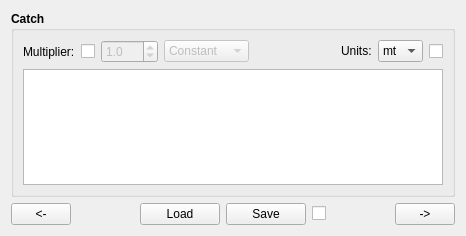
<?xml version="1.0" encoding="UTF-8"?>
<ui version="4.0">
 <class>Forecast_Tab2_HarvestTab</class>
 <widget class="QWidget" name="Forecast_Tab2_HarvestTab">
  <property name="geometry">
   <rect>
    <x>0</x>
    <y>0</y>
    <width>466</width>
    <height>236</height>
   </rect>
  </property>
  <property name="windowTitle">
   <string>Form</string>
  </property>
  <layout class="QVBoxLayout" name="verticalLayout_2">
   <item>
    <widget class="QGroupBox" name="Forecast_Tab2_HarvestGB">
     <property name="font">
      <font>
       <weight>75</weight>
       <bold>true</bold>
      </font>
     </property>
     <property name="title">
      <string>Catch</string>
     </property>
     <layout class="QVBoxLayout" name="verticalLayout">
      <item>
       <layout class="QHBoxLayout" name="horizontalLayout">
        <item>
         <widget class="QLabel" name="label">
          <property name="font">
           <font>
            <weight>50</weight>
            <bold>false</bold>
           </font>
          </property>
          <property name="toolTip">
           <string>Enable multiplier widgets</string>
          </property>
          <property name="statusTip">
           <string>Enable multiplier widgets</string>
          </property>
          <property name="whatsThis">
           <string>&lt;html&gt;&lt;head/&gt;&lt;body&gt;&lt;p align=&quot;center&quot;&gt;&lt;span style=&quot; font-weight:600;&quot;&gt;Multiplier&lt;/span&gt;&lt;/p&gt;&lt;p&gt;The Multiplier widgets allow the user to modify the selected Harvest data based upon the value given and the type of modfication selected. A modification type of Constant sets all rows to the product of the first row and the multiplier. A modification type of Variable sets all rows to the product of the previous row and the multiplier.&lt;/p&gt;&lt;/body&gt;&lt;/html&gt;</string>
          </property>
          <property name="text">
           <string>Multiplier:</string>
          </property>
         </widget>
        </item>
        <item>
         <widget class="QCheckBox" name="Forecast_Tab2_MultiplierCB">
          <property name="font">
           <font>
            <weight>50</weight>
            <bold>false</bold>
           </font>
          </property>
          <property name="toolTip">
           <string>Enable multiplier widgets</string>
          </property>
          <property name="statusTip">
           <string>Enable multiplier widgets</string>
          </property>
          <property name="whatsThis">
           <string>&lt;html&gt;&lt;head/&gt;&lt;body&gt;&lt;p align=&quot;center&quot;&gt;&lt;span style=&quot; font-weight:600;&quot;&gt;Multiplier&lt;/span&gt;&lt;/p&gt;&lt;p&gt;The Multiplier widgets allow the user to modify the selected Harvest data based upon the value given and the type of modfication selected. A modification type of Constant sets all rows to the product of the first row and the multiplier. A modification type of Variable sets all rows to the product of the previous row and the multiplier.&lt;/p&gt;&lt;/body&gt;&lt;/html&gt;</string>
          </property>
          <property name="text">
           <string/>
          </property>
         </widget>
        </item>
        <item>
         <widget class="QDoubleSpinBox" name="Forecast_Tab2_MultiplierDSB">
          <property name="enabled">
           <bool>false</bool>
          </property>
          <property name="font">
           <font>
            <weight>50</weight>
            <bold>false</bold>
           </font>
          </property>
          <property name="toolTip">
           <string>The value by which to multiply data in the Harvest table. (Works on selected cells.)</string>
          </property>
          <property name="statusTip">
           <string>The value by which to multiply data in the Harvest table. (Works on selected cells.)</string>
          </property>
          <property name="whatsThis">
           <string>&lt;html&gt;&lt;head/&gt;&lt;body&gt;&lt;p align=&quot;center&quot;&gt;&lt;span style=&quot; font-weight:600;&quot;&gt;Multiplier&lt;/span&gt;&lt;/p&gt;&lt;p&gt;The Multiplier widgets allow the user to modify the selected Harvest data based upon the value given and the type of modfication selected. A modification type of Constant sets all selected rows to the product of the first row and the multiplier. A modification type of Variable sets all selected rows to the product of the previous row and the multiplier.&lt;/p&gt;&lt;p&gt;N.B. This option works on selected rows and cells.&lt;/p&gt;&lt;/body&gt;&lt;/html&gt;</string>
          </property>
          <property name="decimals">
           <number>1</number>
          </property>
          <property name="minimum">
           <double>0.100000000000000</double>
          </property>
          <property name="singleStep">
           <double>0.100000000000000</double>
          </property>
          <property name="value">
           <double>1.000000000000000</double>
          </property>
         </widget>
        </item>
        <item>
         <widget class="QComboBox" name="Forecast_Tab2_MultiplierCMB">
          <property name="enabled">
           <bool>false</bool>
          </property>
          <property name="minimumSize">
           <size>
            <width>85</width>
            <height>0</height>
           </size>
          </property>
          <property name="maximumSize">
           <size>
            <width>85</width>
            <height>16777215</height>
           </size>
          </property>
          <property name="font">
           <font>
            <weight>50</weight>
            <bold>false</bold>
           </font>
          </property>
          <property name="toolTip">
           <string>Constant = Set rows to product of multiplier and first row.
Variable = Set rows to product of previous row and multiplier.</string>
          </property>
          <property name="statusTip">
           <string>Constant = Set rows to product of multiplier and first row.  Variable = Set rows to product of previous row and multiplier.</string>
          </property>
          <property name="whatsThis">
           <string>&lt;html&gt;&lt;head/&gt;&lt;body&gt;&lt;p align=&quot;center&quot;&gt;&lt;span style=&quot; font-weight:600;&quot;&gt;Multiplier&lt;/span&gt;&lt;/p&gt;&lt;p&gt;The Multiplier widgets allow the user to modify the selected Harvest data based upon the value given and the type of modfication selected. A modification type of Constant sets all selected rows to the product of the first row and the multiplier. A modification type of Variable sets all selected rows to the product of the previous row and the multiplier.&lt;/p&gt;&lt;p&gt;N.B. This option works on selected rows and cells.&lt;/p&gt;&lt;/body&gt;&lt;/html&gt;</string>
          </property>
          <item>
           <property name="text">
            <string>Constant</string>
           </property>
          </item>
          <item>
           <property name="text">
            <string>Variable</string>
           </property>
          </item>
         </widget>
        </item>
        <item>
         <spacer name="horizontalSpacer">
          <property name="orientation">
           <enum>Qt::Horizontal</enum>
          </property>
          <property name="sizeHint" stdset="0">
           <size>
            <width>40</width>
            <height>20</height>
           </size>
          </property>
         </spacer>
        </item>
        <item>
         <widget class="QLabel" name="label_2">
          <property name="sizePolicy">
           <sizepolicy hsizetype="Fixed" vsizetype="Fixed">
            <horstretch>0</horstretch>
            <verstretch>0</verstretch>
           </sizepolicy>
          </property>
          <property name="font">
           <font>
            <weight>50</weight>
            <bold>false</bold>
           </font>
          </property>
          <property name="whatsThis">
           <string>&lt;html&gt;&lt;head/&gt;&lt;body&gt;&lt;p align=&quot;center&quot;&gt;&lt;span style=&quot; font-weight:600;&quot;&gt;Catch Units&lt;/span&gt;&lt;/p&gt;&lt;p&gt;The user may enter data in one of the following formats: &lt;/p&gt;&lt;ul style=&quot;margin-top: 0px; margin-bottom: 0px; margin-left: 0px; margin-right: 0px; -qt-list-indent: 1;&quot;&gt;&lt;li style=&quot; margin-top:12px; margin-bottom:0px; margin-left:0px; margin-right:0px; -qt-block-indent:0; text-indent:0px;&quot;&gt;lbs (pounds) &lt;/li&gt;&lt;li style=&quot; margin-top:0px; margin-bottom:0px; margin-left:0px; margin-right:0px; -qt-block-indent:0; text-indent:0px;&quot;&gt;kg (kilograms) &lt;/li&gt;&lt;li style=&quot; margin-top:0px; margin-bottom:12px; margin-left:0px; margin-right:0px; -qt-block-indent:0; text-indent:0px;&quot;&gt;mt (metric tons)&lt;/li&gt;&lt;/ul&gt;&lt;/body&gt;&lt;/html&gt;</string>
          </property>
          <property name="text">
           <string>Units:</string>
          </property>
         </widget>
        </item>
        <item>
         <widget class="QComboBox" name="Forecast_Tab2_UnitsCMB">
          <property name="sizePolicy">
           <sizepolicy hsizetype="Fixed" vsizetype="Fixed">
            <horstretch>0</horstretch>
            <verstretch>0</verstretch>
           </sizepolicy>
          </property>
          <property name="minimumSize">
           <size>
            <width>45</width>
            <height>0</height>
           </size>
          </property>
          <property name="maximumSize">
           <size>
            <width>45</width>
            <height>16777215</height>
           </size>
          </property>
          <property name="font">
           <font>
            <weight>50</weight>
            <bold>false</bold>
           </font>
          </property>
          <property name="toolTip">
           <string>Units for table below</string>
          </property>
          <property name="statusTip">
           <string>Units for table below</string>
          </property>
          <property name="whatsThis">
           <string>&lt;html&gt;&lt;head/&gt;&lt;body&gt;&lt;p align=&quot;center&quot;&gt;&lt;span style=&quot; font-weight:600;&quot;&gt;Forecast Harvest Units&lt;/span&gt;&lt;/p&gt;&lt;p&gt;The user may enter data in one of the following formats: &lt;/p&gt;&lt;ul style=&quot;margin-top: 0px; margin-bottom: 0px; margin-left: 0px; margin-right: 0px; -qt-list-indent: 1;&quot;&gt;&lt;li style=&quot; margin-top:12px; margin-bottom:0px; margin-left:0px; margin-right:0px; -qt-block-indent:0; text-indent:0px;&quot;&gt;lbs (pounds) &lt;/li&gt;&lt;li style=&quot; margin-top:0px; margin-bottom:0px; margin-left:0px; margin-right:0px; -qt-block-indent:0; text-indent:0px;&quot;&gt;kg (kilograms) &lt;/li&gt;&lt;li style=&quot; margin-top:0px; margin-bottom:12px; margin-left:0px; margin-right:0px; -qt-block-indent:0; text-indent:0px;&quot;&gt;mt (metric tons)&lt;/li&gt;&lt;/ul&gt;&lt;/body&gt;&lt;/html&gt;</string>
          </property>
          <property name="currentIndex">
           <number>2</number>
          </property>
          <item>
           <property name="text">
            <string>lbs</string>
           </property>
          </item>
          <item>
           <property name="text">
            <string>kg</string>
           </property>
          </item>
          <item>
           <property name="text">
            <string>mt</string>
           </property>
          </item>
         </widget>
        </item>
        <item>
         <widget class="QCheckBox" name="Forecast_Tab2_ConvertCB">
          <property name="sizePolicy">
           <sizepolicy hsizetype="Fixed" vsizetype="Fixed">
            <horstretch>0</horstretch>
            <verstretch>0</verstretch>
           </sizepolicy>
          </property>
          <property name="font">
           <font>
            <weight>50</weight>
            <bold>false</bold>
           </font>
          </property>
          <property name="toolTip">
           <string>Convert data when checked</string>
          </property>
          <property name="statusTip">
           <string>Convert data when checked</string>
          </property>
          <property name="whatsThis">
           <string>&lt;html&gt;&lt;head/&gt;&lt;body&gt;&lt;p align=&quot;center&quot;&gt;&lt;span style=&quot; font-weight:600;&quot;&gt;Convert Checkbox&lt;/span&gt;&lt;/p&gt;&lt;p&gt;If this box is checked, then when the user changes the units pulldown, the data below will be converted. &lt;/p&gt;&lt;p&gt;If this box is not checked, then the units pulldown may be changed with no conversion applied to the data.&lt;/p&gt;&lt;/body&gt;&lt;/html&gt;</string>
          </property>
          <property name="text">
           <string/>
          </property>
         </widget>
        </item>
       </layout>
      </item>
      <item>
       <widget class="QTableView" name="Forecast_Tab2_HarvestTV">
        <property name="font">
         <font>
          <weight>50</weight>
          <bold>false</bold>
         </font>
        </property>
        <property name="toolTip">
         <string/>
        </property>
        <property name="statusTip">
         <string/>
        </property>
       </widget>
      </item>
     </layout>
    </widget>
   </item>
   <item>
    <layout class="QHBoxLayout" name="horizontalLayout_88">
     <item>
      <widget class="QPushButton" name="Forecast_Tab2_PrevPB">
       <property name="sizePolicy">
        <sizepolicy hsizetype="Fixed" vsizetype="Fixed">
         <horstretch>0</horstretch>
         <verstretch>0</verstretch>
        </sizepolicy>
       </property>
       <property name="minimumSize">
        <size>
         <width>60</width>
         <height>0</height>
        </size>
       </property>
       <property name="maximumSize">
        <size>
         <width>60</width>
         <height>16777215</height>
        </size>
       </property>
       <property name="toolTip">
        <string>Go to the previous page</string>
       </property>
       <property name="statusTip">
        <string>Go to the previous page</string>
       </property>
       <property name="text">
        <string>&lt;-</string>
       </property>
      </widget>
     </item>
     <item>
      <spacer name="horizontalSpacer_100">
       <property name="orientation">
        <enum>Qt::Horizontal</enum>
       </property>
       <property name="sizeHint" stdset="0">
        <size>
         <width>40</width>
         <height>20</height>
        </size>
       </property>
      </spacer>
     </item>
     <item>
      <widget class="QPushButton" name="Forecast_Tab2_LoadPB">
       <property name="enabled">
        <bool>true</bool>
       </property>
       <property name="toolTip">
        <string>Load table data</string>
       </property>
       <property name="statusTip">
        <string>Load table data</string>
       </property>
       <property name="text">
        <string>Load</string>
       </property>
      </widget>
     </item>
     <item>
      <widget class="QPushButton" name="Forecast_Tab2_SavePB">
       <property name="enabled">
        <bool>true</bool>
       </property>
       <property name="toolTip">
        <string>Save above table data</string>
       </property>
       <property name="statusTip">
        <string>Save above table data</string>
       </property>
       <property name="text">
        <string>Save</string>
       </property>
      </widget>
     </item>
     <item>
      <widget class="QCheckBox" name="Forecast_Tab2_AutoSaveCB">
       <property name="font">
        <font>
         <weight>50</weight>
         <bold>false</bold>
        </font>
       </property>
       <property name="toolTip">
        <string>Saves the Harvest data after each edit. Then runs the Forecast.</string>
       </property>
       <property name="statusTip">
        <string>Saves the Harvest data after each edit. Then runs the Forecast.</string>
       </property>
       <property name="whatsThis">
        <string>&lt;html&gt;&lt;head/&gt;&lt;body&gt;&lt;p align=&quot;center&quot;&gt;&lt;span style=&quot; font-weight:600;&quot;&gt;Auto Save&lt;/span&gt;&lt;/p&gt;&lt;p&gt;Checking this box will save the Harvest data immediately after each edit.  The Forecast will then run and the plot will be updated.  This feature allows the user to quickly see the result of their Harvest modification.&lt;/p&gt;&lt;p&gt;N.B. Because a database save and chart update are being run in real-time, this feature may appear sluggish on slower computer systems.&lt;/p&gt;&lt;/body&gt;&lt;/html&gt;</string>
       </property>
       <property name="text">
        <string/>
       </property>
      </widget>
     </item>
     <item>
      <spacer name="verticalSpacer_46">
       <property name="orientation">
        <enum>Qt::Horizontal</enum>
       </property>
       <property name="sizeType">
        <enum>QSizePolicy::Expanding</enum>
       </property>
       <property name="sizeHint" stdset="0">
        <size>
         <width>48</width>
         <height>20</height>
        </size>
       </property>
      </spacer>
     </item>
     <item>
      <widget class="QPushButton" name="Forecast_Tab2_NextPB">
       <property name="enabled">
        <bool>true</bool>
       </property>
       <property name="sizePolicy">
        <sizepolicy hsizetype="Fixed" vsizetype="Fixed">
         <horstretch>0</horstretch>
         <verstretch>0</verstretch>
        </sizepolicy>
       </property>
       <property name="minimumSize">
        <size>
         <width>60</width>
         <height>0</height>
        </size>
       </property>
       <property name="maximumSize">
        <size>
         <width>60</width>
         <height>16777215</height>
        </size>
       </property>
       <property name="toolTip">
        <string>Go to the next tab page</string>
       </property>
       <property name="statusTip">
        <string>Go to the next tab page</string>
       </property>
       <property name="text">
        <string>-&gt;</string>
       </property>
      </widget>
     </item>
    </layout>
   </item>
  </layout>
 </widget>
 <resources/>
 <connections/>
</ui>
